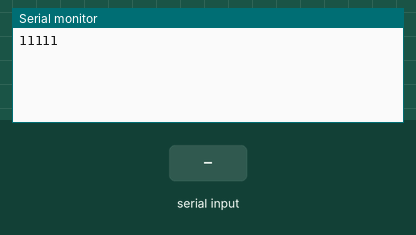
Simulated run of this sketch. Board: Arduino Uno, built with avr-gcc and run on an emulated ATmega328P. On the bench: the last lines printed to the serial monitor. The inputs (shaded band) are chosen by the test bench. No radio packets arrive unless stated.

Above: at 1.2 s.
1.3 s: "T" received over Serial
At 1.51 s:
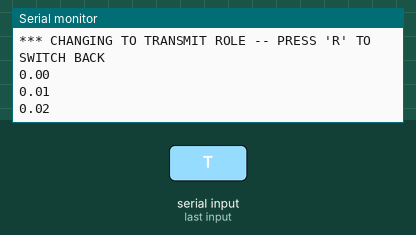
2.8 s: "R" received over Serial
At 3.6 s:
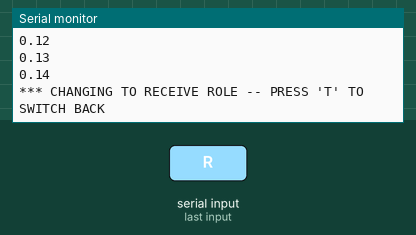
Timing chart, 0 to 5.8 s (numbered marks = the images above; inputs shaded):
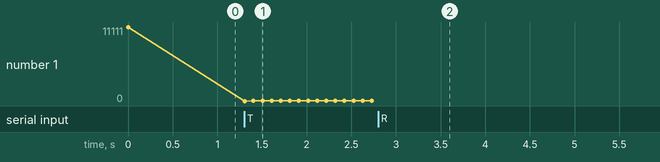

Measured:
- after the input at 1.3 s, the serial monitor: prints a new line at once (image 1)
- plotted number 1: 11111 → 0.14 after the input at 1.3 s

The sketch:

Reciever_copy_20240603121939.ino
```cpp
// (licence header left out)
/**
 * A simple example of sending data from 1 nRF24L01 transceiver to another.
 *
 * This example was written to be used on 2 devices acting as "nodes".
 * Use the Serial Monitor to change each node's behavior.
 */
#include <SPI.h>
#include "printf.h"
#include "RF24.h"

#define CE_PIN 7
#define CSN_PIN 8

RF24 radio(CE_PIN, CSN_PIN);


uint8_t address[][6] = { "1Node", "2Node" };

bool radioNumber = 1;

bool role = false;  // true = TX role, false = RX role

float payload = 0.0;

char c = ('R');

unsigned long lastReceiveTime = 0;
const unsigned long receiveTimeout = 100; // 1 second timeout


void setup() {

  Serial.begin(115200);
  while (!Serial) {
  // some boards need to wait to ensure access to serial over USB
  }

  // initialize the transceiver on the SPI bus
  if (!radio.begin()) {
    Serial.println(F("radio hardware is not responding!!"));
    while (1) {}  // hold in infinite loop
  }


  Serial.println(F("11111"));

  radioNumber = 0;


  radio.setPALevel(RF24_PA_LOW);  // RF24_PA_MAX is default.


  radio.setPayloadSize(sizeof(payload));
  // set the TX address of the RX node into the TX pipe
  radio.openWritingPipe(address[radioNumber]);  // always uses pipe 0

  // set the RX address of the TX node into a RX pipe
  radio.openReadingPipe(1, address[!radioNumber]);  // using pipe 1

  // additional setup specific to the node's role
  if (role) {
    radio.stopListening();  // put radio in TX mode
  } else {
    radio.startListening();  // put radio in RX mode
  }

  // For debugging info
  // printf_begin();             // needed only once for printing details
  // radio.printDetails();       // (smaller) function that prints raw register values
  // radio.printPrettyDetails(); // (larger) function that prints human readable data

}  // setup

void loop() {

  if (role) {
    // This device is a TX node
    unsigned long start_timer = micros();
    bool report = radio.write(&payload, sizeof(float));
    unsigned long end_timer = micros();


    if (report) {
      Serial.println(payload);  // print payload sent
      payload += 0.01;          // increment float payload
    } else {
      Serial.println(F("Transmission failed or timed out"));  // payload was not delivered
    }

    // to make this example readable in the serial monitor
    delay(100);  // slow transmissions down by 1 second

  } else {
    // This device is a RX node


    uint8_t pipe;
    if (radio.available(&pipe)) {              // is there a payload? get the pipe number that recieved it
      uint8_t bytes = radio.getPayloadSize();  // get the size of the payload
      radio.read(&payload, bytes);             // fetch payload from FIFO
      if (payload != 0.00) {
      Serial.println(payload);  // print the payload's value
      }
    }

    if (millis() - lastReceiveTime > receiveTimeout) {
      // Serial.println(0000);
      lastReceiveTime = millis(); // Reset the receive time
    }
  }  // role

  if (Serial.available()) {
    // change the role via the serial monitor

    char c = toupper(Serial.read());
    if (c == 'T' && !role) {
      // Become the TX node

      role = true;
      Serial.println(F("*** CHANGING TO TRANSMIT ROLE -- PRESS 'R' TO SWITCH BACK"));
      radio.stopListening();

    } else if (c == 'R' && role) {
      // Become the RX node

      role = false;
      Serial.println(F("*** CHANGING TO RECEIVE ROLE -- PRESS 'T' TO SWITCH BACK"));
      radio.startListening();
      lastReceiveTime = millis(); // Initialize the receive time
    }
  }

}  // loop
```
